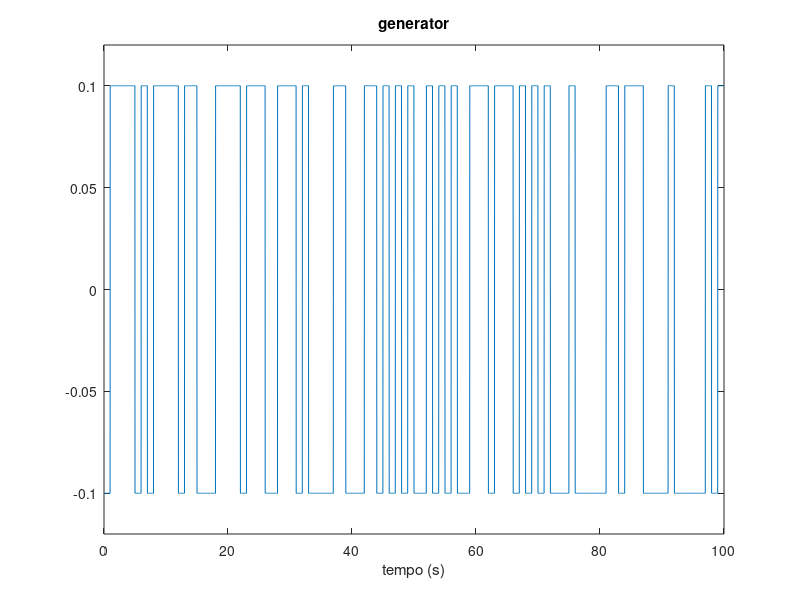
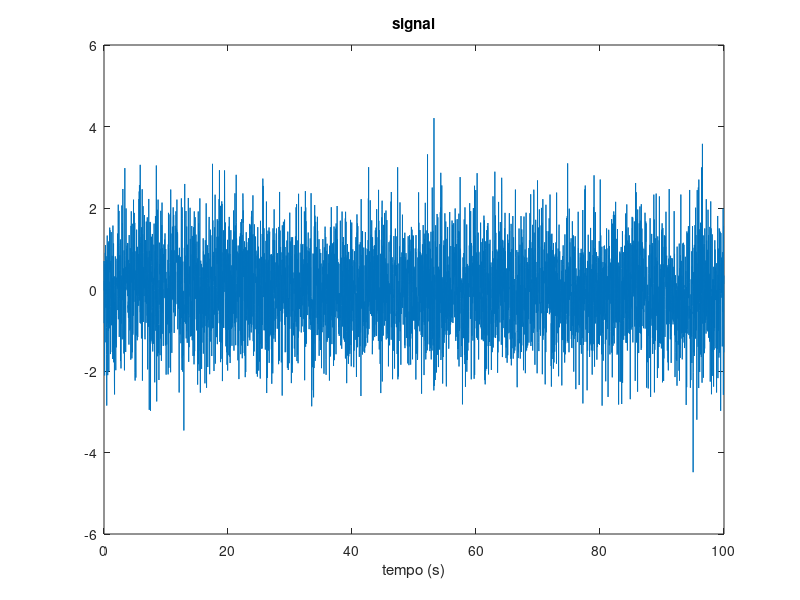

These figures' MATLAB source, in order: (Note: this script raises an error after producing the figures.)
close all;

Fsampling = 50;
Tsymbol = 1;
Vamp = 0.1;
Nbits = 100;

t = 0:1/Fsampling:Nbits-1/Fsampling;
bit1 = Vamp*ones(1,Fsampling);
bit0 = -Vamp*ones(1,Fsampling);
% y = [bit1 bit0 bit1 bit0 bit1];
% Nbits = length(t)/length(bit1);
y = zeros(1,length(t));
for i=1:length(t)/Nbits:length(t)
    if (randi(100,1) <= 50)
        y(i:i+length(bit1)-1) = bit0;
    else
        y(i:i+length(bit1)-1) = bit1;
    end
end

 
figure;
plot(t,y);
xlabel('tempo (s)');
title('generator');
axis([0 Nbits -1.2*Vamp 1.2*Vamp]);

noise = randn(1,length(y));
yr = y+noise;

figure;
plot(t,yr);
xlabel('tempo (s)');
title('signal');

yfiltered = lowpass(yr,Fsampling/2.2, Fsampling);
figure;
plot(yfiltered);
title('yfiltered');

ytruncated = yfiltered;

step = length(y)/Nbits;
for i = 1:step:length(y)
    received_bit =  mean(ytruncated(i:i+step-1));
    if received_bit > 0 
        ytruncated(i:i+step-1) = Vamp;
    else
        ytruncated(i:i+step-1) = -Vamp;
    end 
end
figure;
plot(t, ytruncated);
axis([0 Nbits -1.2*Vamp 1.2*Vamp]);
xlabel('tempo (s)');
title('receptor');

n_wrong_bits = 0;
for i = 1:step:length(y)
    generated_bit = mean(y(i:i+step-1));
    if generated_bit > 0 
        generated_bit = Vamp;
    else
        generated_bit = -Vamp;
    end
    received_bit =  mean(ytruncated(i:i+step-1));
    if received_bit > 0 
        received_bit = Vamp;
    else
        received_bit = -Vamp;
    end    
    if generated_bit ~= received_bit
        n_wrong_bits = n_wrong_bits+1;
    end
end
%=================================================
%=================================================

%initial values and arrays
bit_error_rate = [];
wave_energy = [];
k=4;
max_bit_err = 10^-k; 
Nbits=100*10^k;
% Nbits=20;

Fsampling = 50;
Tsymbol = 1;
Vamp = 0.1;

t = 0:1/Fsampling:Nbits-1/Fsampling;
y = zeros(1,length(t));

profile on

%iterate until 10dB
while(10*log10((Vamp^2)*Fsampling*Tsymbol)<10)

    %generate y signal with random bits
    bit1 = Vamp*ones(1,Fsampling);
    bit0 = -Vamp*ones(1,Fsampling);
    for i=1:length(t)/Nbits:length(t)
        if (randi(100,1) <= 50)
            y(i:i+length(bit1)-1) = bit0;
        else
            y(i:i+length(bit1)-1) = bit1;
        end
    end 
    
    %add transmission noise
    noise = randn(1,length(y));
    yr = y+noise;

    %filter received signal
    yfiltered = lowpass(yr,Fsampling/2.2, Fsampling);

    %digitalize
    ytruncated = yfiltered;
    for i = 1:step:length(y)
        received_bit =  mean(ytruncated(i:i+step-1));
        if received_bit > 0 
            ytruncated(i:i+step-1) = Vamp;
        else
            ytruncated(i:i+step-1) = -Vamp;
        end 
    end

    %calculate number of wrong bits
    n_wrong_bits = 0;
    step = length(y)/Nbits;
    for i = 1:step:length(y)
        generated_bit = mean(y(i:i+step-1));
        if generated_bit > 0 
            generated_bit = Vamp;
        else
            generated_bit = -Vamp;
        end
        received_bit =  mean(ytruncated(i:i+step-1));
        if received_bit > 0 
            received_bit = Vamp;
        else
            received_bit = -Vamp;
        end    
        if generated_bit ~= received_bit
            n_wrong_bits = n_wrong_bits+1;
        end
    end

    %calculate statistics for making final graphs
    bit_error_rate = [bit_error_rate, (n_wrong_bits/Nbits)];
    wave_energy = [wave_energy , 10*log10(Vamp^2*Fsampling*Tsymbol)];
    10*log10(Vamp^2*Fsampling*Tsymbol)
    
    %update Amplitude for next iteraction    
    Vamp = Vamp+0.1;
end

figure();
semilogy(wave_energy, bit_error_rate);
axis([0 max(wave_energy) 0 1.2*max(bit_error_rate)]);
xlabel('wave energy dB');
ylabel('bit error rate log');
disp('Final amplitude: ');
disp(Vamp);